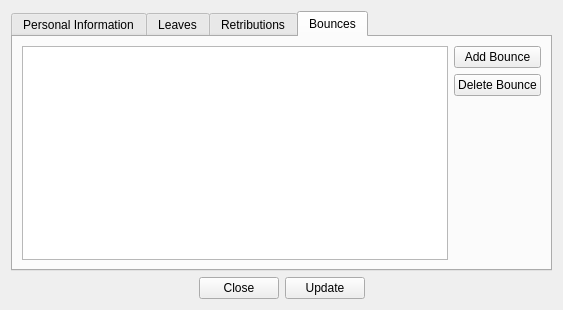
<?xml version="1.0" encoding="UTF-8"?>
<ui version="4.0">
 <class>EmployeeInfo</class>
 <widget class="QDialog" name="EmployeeInfo">
  <property name="geometry">
   <rect>
    <x>0</x>
    <y>0</y>
    <width>563</width>
    <height>310</height>
   </rect>
  </property>
  <property name="windowTitle">
   <string>Dialog</string>
  </property>
  <layout class="QVBoxLayout" name="verticalLayout_6">
   <item>
    <layout class="QVBoxLayout" name="verticalLayout_5">
     <item>
      <widget class="QTabWidget" name="tabWidget">
       <property name="currentIndex">
        <number>3</number>
       </property>
       <widget class="QWidget" name="personal">
        <attribute name="title">
         <string>Personal Information</string>
        </attribute>
        <layout class="QVBoxLayout" name="verticalLayout">
         <item>
          <layout class="QGridLayout" name="gridLayout">
           <property name="horizontalSpacing">
            <number>22</number>
           </property>
           <property name="verticalSpacing">
            <number>32</number>
           </property>
           <item row="0" column="0">
            <widget class="QLabel" name="label">
             <property name="text">
              <string>Machine Id</string>
             </property>
            </widget>
           </item>
           <item row="0" column="1">
            <widget class="QLineEdit" name="leMachineId"/>
           </item>
           <item row="0" column="2">
            <widget class="QLabel" name="label_5">
             <property name="text">
              <string>Phone</string>
             </property>
            </widget>
           </item>
           <item row="0" column="3">
            <widget class="QLineEdit" name="lePhone"/>
           </item>
           <item row="1" column="0">
            <widget class="QLabel" name="label_2">
             <property name="text">
              <string>First Name</string>
             </property>
            </widget>
           </item>
           <item row="1" column="1">
            <widget class="QLineEdit" name="leFirstName"/>
           </item>
           <item row="1" column="2">
            <widget class="QLabel" name="label_6">
             <property name="text">
              <string>Another Email</string>
             </property>
            </widget>
           </item>
           <item row="1" column="3">
            <widget class="QLineEdit" name="leAnotherEmail"/>
           </item>
           <item row="2" column="0">
            <widget class="QLabel" name="label_3">
             <property name="text">
              <string>Last Name</string>
             </property>
            </widget>
           </item>
           <item row="2" column="1">
            <widget class="QLineEdit" name="leLastName"/>
           </item>
           <item row="2" column="2">
            <widget class="QLabel" name="label_7">
             <property name="text">
              <string>Mobile</string>
             </property>
            </widget>
           </item>
           <item row="2" column="3">
            <widget class="QLineEdit" name="leMobile"/>
           </item>
           <item row="3" column="0">
            <widget class="QLabel" name="label_4">
             <property name="text">
              <string>Email</string>
             </property>
            </widget>
           </item>
           <item row="3" column="1">
            <widget class="QLineEdit" name="leEmail"/>
           </item>
           <item row="3" column="2">
            <widget class="QLabel" name="label_8">
             <property name="text">
              <string>Hour Price</string>
             </property>
            </widget>
           </item>
           <item row="3" column="3">
            <widget class="QLineEdit" name="leHourPrice"/>
           </item>
          </layout>
         </item>
        </layout>
       </widget>
       <widget class="QWidget" name="leaves">
        <attribute name="title">
         <string>Leaves</string>
        </attribute>
        <layout class="QVBoxLayout" name="verticalLayout_7">
         <item>
          <layout class="QHBoxLayout" name="horizontalLayout">
           <item>
            <widget class="QTableView" name="tvLeaves"/>
           </item>
           <item>
            <layout class="QVBoxLayout" name="verticalLayout_2">
             <item>
              <widget class="QPushButton" name="pbtnAddLeave">
               <property name="text">
                <string>Add Leave</string>
               </property>
              </widget>
             </item>
             <item>
              <widget class="QPushButton" name="pbtnDelLeave">
               <property name="text">
                <string>Delete Leave</string>
               </property>
              </widget>
             </item>
             <item>
              <spacer name="verticalSpacer">
               <property name="orientation">
                <enum>Qt::Vertical</enum>
               </property>
               <property name="sizeHint" stdset="0">
                <size>
                 <width>20</width>
                 <height>108</height>
                </size>
               </property>
              </spacer>
             </item>
            </layout>
           </item>
          </layout>
         </item>
        </layout>
       </widget>
       <widget class="QWidget" name="retribution">
        <attribute name="title">
         <string>Retributions</string>
        </attribute>
        <layout class="QVBoxLayout" name="verticalLayout_4">
         <item>
          <layout class="QHBoxLayout" name="horizontalLayout_4">
           <item>
            <widget class="QTableView" name="tvRetribution"/>
           </item>
           <item>
            <layout class="QVBoxLayout" name="verticalLayout_3">
             <item>
              <widget class="QPushButton" name="pbtnAddRetribution">
               <property name="text">
                <string>Add Retribution</string>
               </property>
              </widget>
             </item>
             <item>
              <widget class="QPushButton" name="pbtnDelRetribution">
               <property name="text">
                <string>Delete Retribution</string>
               </property>
              </widget>
             </item>
             <item>
              <spacer name="verticalSpacer_2">
               <property name="orientation">
                <enum>Qt::Vertical</enum>
               </property>
               <property name="sizeHint" stdset="0">
                <size>
                 <width>20</width>
                 <height>40</height>
                </size>
               </property>
              </spacer>
             </item>
            </layout>
           </item>
          </layout>
         </item>
        </layout>
       </widget>
       <widget class="QWidget" name="bounces">
        <attribute name="title">
         <string>Bounces</string>
        </attribute>
        <layout class="QVBoxLayout" name="verticalLayout_9">
         <item>
          <layout class="QHBoxLayout" name="horizontalLayout_2">
           <item>
            <widget class="QTableView" name="tvBounce"/>
           </item>
           <item>
            <layout class="QVBoxLayout" name="verticalLayout_8">
             <item>
              <widget class="QPushButton" name="pbtnAddBounce">
               <property name="text">
                <string>Add Bounce</string>
               </property>
              </widget>
             </item>
             <item>
              <widget class="QPushButton" name="pbtnDeleteBounce">
               <property name="text">
                <string>Delete Bounce</string>
               </property>
              </widget>
             </item>
             <item>
              <spacer name="verticalSpacer_3">
               <property name="orientation">
                <enum>Qt::Vertical</enum>
               </property>
               <property name="sizeHint" stdset="0">
                <size>
                 <width>20</width>
                 <height>40</height>
                </size>
               </property>
              </spacer>
             </item>
            </layout>
           </item>
          </layout>
         </item>
        </layout>
       </widget>
      </widget>
     </item>
     <item>
      <layout class="QHBoxLayout" name="horizontalLayout_3">
       <item>
        <spacer name="horizontalSpacer">
         <property name="orientation">
          <enum>Qt::Horizontal</enum>
         </property>
         <property name="sizeHint" stdset="0">
          <size>
           <width>40</width>
           <height>20</height>
          </size>
         </property>
        </spacer>
       </item>
       <item>
        <widget class="QPushButton" name="pbtnClose">
         <property name="text">
          <string>Close</string>
         </property>
        </widget>
       </item>
       <item>
        <widget class="QPushButton" name="pbtnUpdate">
         <property name="text">
          <string>Update</string>
         </property>
        </widget>
       </item>
       <item>
        <spacer name="horizontalSpacer_2">
         <property name="orientation">
          <enum>Qt::Horizontal</enum>
         </property>
         <property name="sizeHint" stdset="0">
          <size>
           <width>40</width>
           <height>20</height>
          </size>
         </property>
        </spacer>
       </item>
      </layout>
     </item>
    </layout>
   </item>
  </layout>
 </widget>
 <resources/>
 <connections>
  <connection>
   <sender>pbtnClose</sender>
   <signal>clicked()</signal>
   <receiver>EmployeeInfo</receiver>
   <slot>close()</slot>
   <hints>
    <hint type="sourcelabel">
     <x>206</x>
     <y>285</y>
    </hint>
    <hint type="destinationlabel">
     <x>162</x>
     <y>289</y>
    </hint>
   </hints>
  </connection>
 </connections>
</ui>
